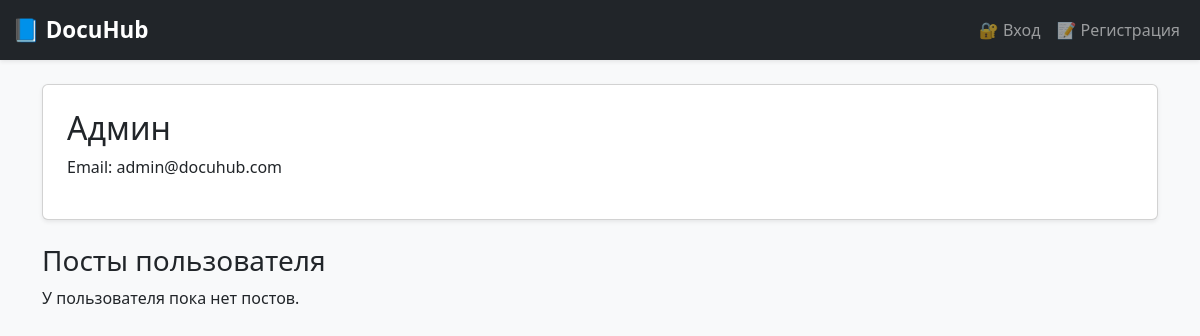
The page /user/2 on the database as committed earlier.
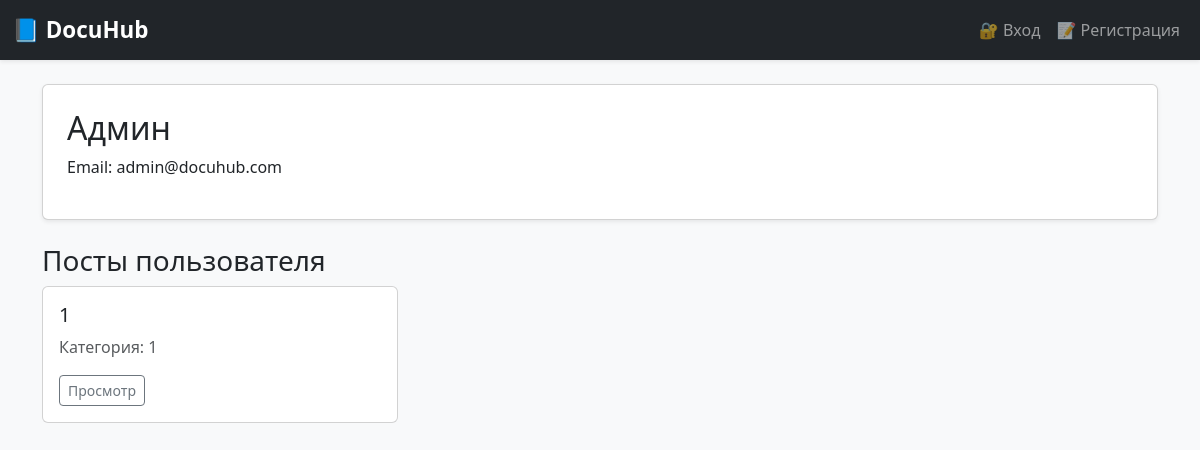
The same page on the database as committed later.
### app/models.py (models this page shows)
class Documentation(db.Model):
    id = db.Column(db.Integer, primary_key=True)
    title = db.Column(db.String(200), nullable=False)
    content = db.Column(db.Text, nullable=False)
    category = db.Column(db.String(100), nullable=False)
    created_by = db.Column(db.Integer, db.ForeignKey('user.id'))
    author = db.relationship('User', backref='docs', lazy=True)

### app/routes.py (the view)
@bp.route('/user/<int:user_id>')
def user_profile(user_id):
    user = User.query.get_or_404(user_id)
    docs = Documentation.query.filter_by(created_by=user.id).all()
    return render_template('user_profile.html', user=user, docs=docs)

### app/templates/user_profile.html (shortened to what this page needs)
{% extends 'base.html' %}
{% block content %}
<div class="card p-4 mb-4 shadow-sm">
    <h2>{{ user.username }}</h2>
    <p>Email: {{ user.email }}</p>
</div>
<h3>Посты пользователя</h3>
{% if docs %}
  <div class="row">
    {% for doc in docs %}
    <div class="col-md-4 mb-3">
      <div class="card card-hover">
        <div class="card-body">
          <h5 class="card-title">{{ doc.title }}</h5>
          <p class="card-text text-muted">Категория: {{ doc.category }}</p>
          <a href="{{ url_for('main.view_doc', doc_id=doc.id) }}" class="btn btn-sm btn-outline-secondary">Просмотр</a>
        </div>
      </div>
    </div>
    {% endfor %}
  </div>
{% else %}
  <p>У пользователя пока нет постов.</p>
{% endif %}
{% endblock %}

Rows that differ between the two databases and show on the page:
now on this page (row edited): Documentation: title "1", category "1"
Other text that changed with them:
text no longer shown: "У пользователя пока нет постов."
